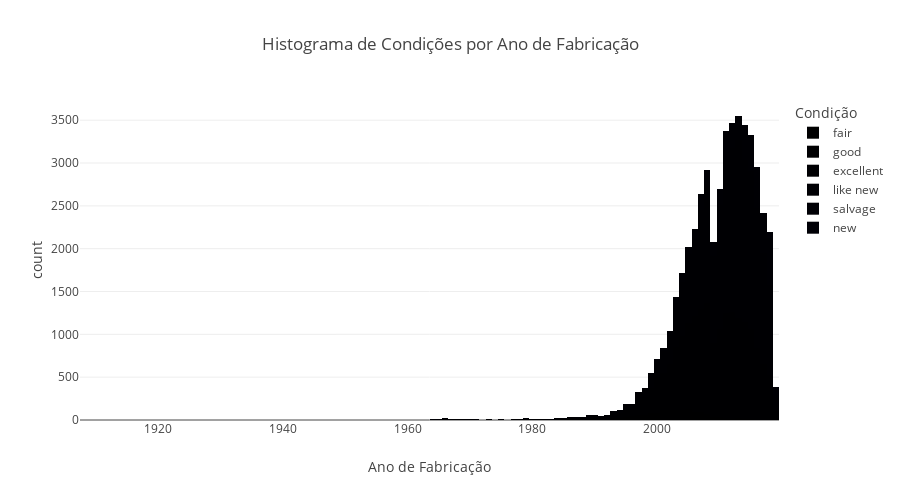

Notebook code cell kept with this figure:
### Code cell
histo = px.histogram(df, x='model_year', color='condition', title='Histograma de Condições por Ano de Fabricação',
                   labels={'model_year': 'Ano de Fabricação', 'condition': 'Condição'},
                   category_orders={'condition': ['fair', 'good', 'excellent', 'like new']},
                   height=500)
             
# Personaliza a legenda
histo.update_layout(legend_title_text='Condição')

# Exibe o gráfico
histo.show()

st.plotly_chart(histo, use_container_width=True)

### Figure 1 — Plotly figure (JSON) as saved in the notebook; plotly's stock layout.template omitted (floating-point values rounded to 4 significant figures; data arrays with more than 128 entries replaced by an {"elided": "..."} marker saying what was removed)
{"data": [{"alignmentgroup": "True", "bingroup": "x", "hovertemplate": "Condição=fair<br>Ano de Fabricação=%{x}<br>count=%{y}<extra></extra>", "legendgroup": "fair", "marker": {"color": "#000001", "pattern": {"shape": ""}}, "name": "fair", "offsetgroup": "fair", "orientation": "v", "showlegend": true, "type": "histogram", "x": {"elided": "1607 int values"}, "xaxis": "x", "yaxis": "y"}, {"alignmentgroup": "True", "bingroup": "x", "hovertemplate": "Condição=good<br>Ano de Fabricação=%{x}<br>count=%{y}<extra></extra>", "legendgroup": "good", "marker": {"color": "#000002", "pattern": {"shape": ""}}, "name": "good", "offsetgroup": "good", "orientation": "v", "showlegend": true, "type": "histogram", "x": {"elided": "20145 int values"}, "xaxis": "x", "yaxis": "y"}, {"alignmentgroup": "True", "bingroup": "x", "hovertemplate": "Condição=excellent<br>Ano de Fabricação=%{x}<br>count=%{y}<extra></extra>", "legendgroup": "excellent", "marker": {"color": "#000003", "pattern": {"shape": ""}}, "name": "excellent", "offsetgroup": "excellent", "orientation": "v", "showlegend": true, "type": "histogram", "x": {"elided": "24773 int values"}, "xaxis": "x", "yaxis": "y"}, {"alignmentgroup": "True", "bingroup": "x", "hovertemplate": "Condição=like new<br>Ano de Fabricação=%{x}<br>count=%{y}<extra></extra>", "legendgroup": "like new", "marker": {"color": "#000004", "pattern": {"shape": ""}}, "name": "like new", "offsetgroup": "like new", "orientation": "v", "showlegend": true, "type": "histogram", "x": {"elided": "4742 int values"}, "xaxis": "x", "yaxis": "y"}, {"alignmentgroup": "True", "bingroup": "x", "hovertemplate": "Condição=salvage<br>Ano de Fabricação=%{x}<br>count=%{y}<extra></extra>", "legendgroup": "salvage", "marker": {"color": "#000005", "pattern": {"shape": ""}}, "name": "salvage", "offsetgroup": "salvage", "orientation": "v", "showlegend": true, "type": "histogram", "x": [1999, 2008, 2012, 1995, 2003, 2005, 2008, 2001, 2001, 1998, 2001, 2003, 2008, 2000, 2005, 2014, 2003, 1997, null, 2009, 2013, 2006, 2015, 2018, 2006, 1994, 1995, 2019, 1995, 2018, 2000, 2014, null, 2004, 2001, 2015, 2007, 2004, 2014, 1999, null, 2007, null, 2013, 1999, 2015, 2013, 2003, 1977, 2014, 2000, 2017, 2017, 2014, 2014, 2004, 1995, 2013, null, 1999, 2002, 2010, null, 2004, 2018, 2003, 2008, null, null, 2017, 2017, 2017, 2009, 2001, 2002, 1996, null, 2010, 2002, 2007, 2000, null, 2001, 2005, 2001, 1993, 2005, 2012, 1999, 2003, 2016, 2006, 1994, 2008, 2014, 1993, 2005, 2006, 2001, 2011, 2008, 2004, 2015, 2007, 1986, 2013, null, 1994, 1999, 1997, 2008, null, 2017, 2013, 2002], "xaxis": "x", "yaxis": "y"}, {"alignmentgroup": "True", "bingroup": "x", "hovertemplate": "Condição=new<br>Ano de Fabricação=%{x}<br>count=%{y}<extra></extra>", "legendgroup": "new", "marker": {"color": "#000006", "pattern": {"shape": ""}}, "name": "new", "offsetgroup": "new", "orientation": "v", "showlegend": true, "type": "histogram", "x": {"elided": "143 int values"}, "xaxis": "x", "yaxis": "y"}], "layout": {"barmode": "relative", "height": 500, "legend": {"title": {"text": "Condição"}, "tracegroupgap": 0}, "title": {"text": "Histograma de Condições por Ano de Fabricação"}, "xaxis": {"anchor": "y", "domain": [0, 1], "title": {"text": "Ano de Fabricação"}}, "yaxis": {"anchor": "x", "domain": [0, 1], "title": {"text": "count"}}}}
